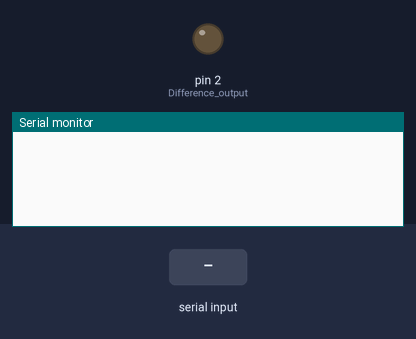
The sketch below on a simulated Arduino Uno, built with avr-gcc and run on an emulated ATmega328P. Shown: output pins drawn as LEDs (lit = HIGH), the last lines printed to the serial monitor. The test bench sets the inputs (shaded band).

Above: at 1.2 s.
1.3 s: "90,45\n" received over Serial
At 3.1 s:
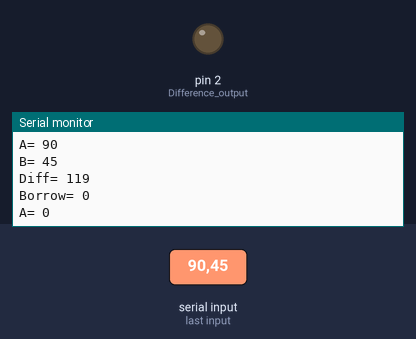
At 4.5 s:
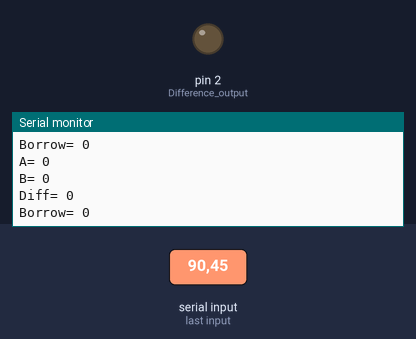

Measured:
- after the input at 1.3 s, the serial monitor: prints a new line at once (image 1)

The sketch:

HALF_COMPARATOR_PURE_SOFTWARE_IMPLEMENTATION.ino
```cpp
void setup()
{
    pinMode(2, OUTPUT); // Difference output
    pinMode(3, OUTPUT); // Borrow output
    Serial.begin(9600); // Initialize serial communication for debugging
}

void loop()
{
    if (Serial.available() > 0)
    {
        int A = Serial.parseInt(); // Read input A
        Serial.print("A= ");
        Serial.println(A);
        int B = Serial.parseInt(); // Read input B
        Serial.print("B= ");
        Serial.println(B);

        // Calculate Difference (A XOR B)
        int Diff = A ^ B;
        Serial.print("Diff= "); // Output Borrow
        Serial.println(Diff);   // Output Difference

        // Calculate Borrow (NOT A AND B)
        int Borrow = !A & B;
        Serial.print("Borrow= "); // Output Borrow
        Serial.println(Borrow);   // Output Borrow
        Serial.println();
    }
}
```
